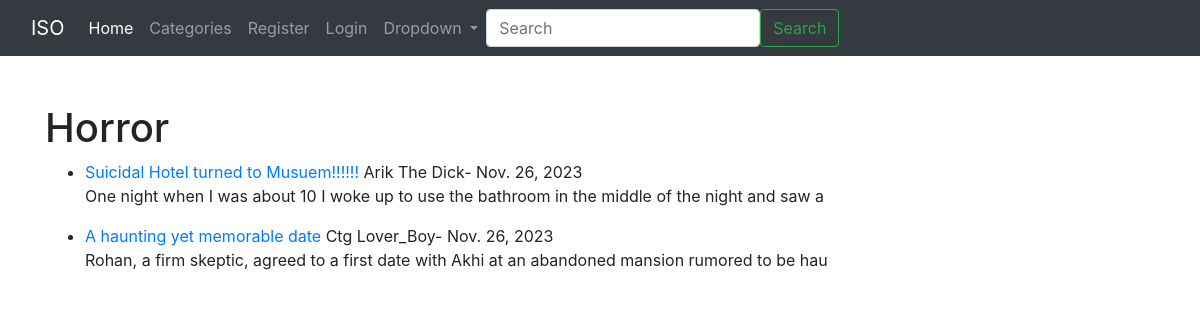
The app's page /category/horror/, older data.
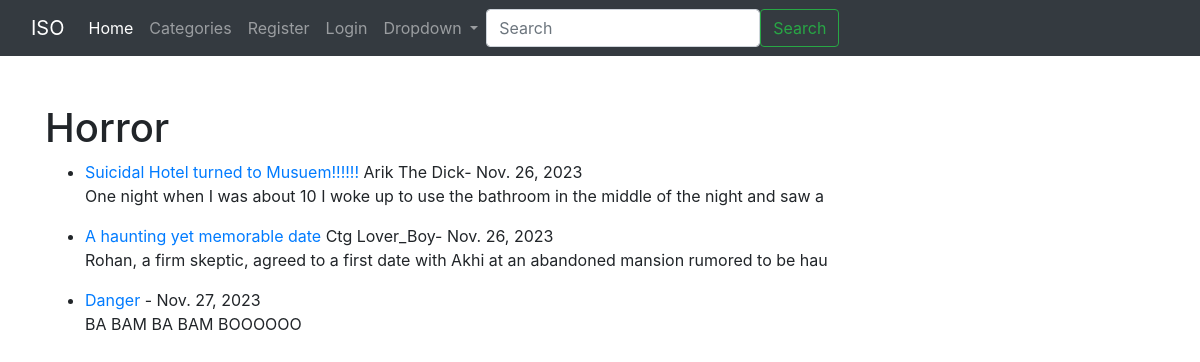
The same page, newer data.
### ISO_Blog/models.py (models this page shows, shortened)
class Post(models.Model):
    title=models.CharField(max_length=255)
    title_tag=models.CharField(max_length=255)
    author=models.ForeignKey(User, on_delete=models.CASCADE)
    body=models.TextField()
    post_date=models.DateField(auto_now_add=True)
    category=models.CharField(max_length=255, default='uncategorized')
    likes = models.ManyToManyField(User, related_name='blog_posts')

### ISO_Blog/views.py (the view)
# urls.py: path('category/<str:cats>/',CategoryView, name='category' ),
def CategoryView(request, cats):
    category_posts = Post.objects.filter(category=cats.replace('-', ' '))
    return render(request, 'categories.html', {'cats': cats.title().replace('-', ' '), 'category_posts':category_posts})

### ISO_Blog/templates/categories.html (shortened to what this page needs)
{% extends 'base.html' %}
{% block content %}
{% if category_posts %}
    <h1>{{cats}}</h1>
    <ul>
    {% for post in category_posts %}
         <li><a href="{% url 'post_details' post.pk %}">{{post.title}}</a>
             {{ post.author.first_name }}
            {{ post.author.last_name }}-
            {{ post.post_date }} <br/>
        {{post.body|slice:":100"|safe }}</li>
    {% endfor %}
    </ul>
{% else %}
    <h2>Sorry this page doesn't exist...</h2>
{% endif %}
{% endblock %}

Row changes from the older to the newer data that the page shows:
added Post: title "Danger", post_date "Nov. 27, 2023", body "BA BAM BA BAM BOOOOOO"
